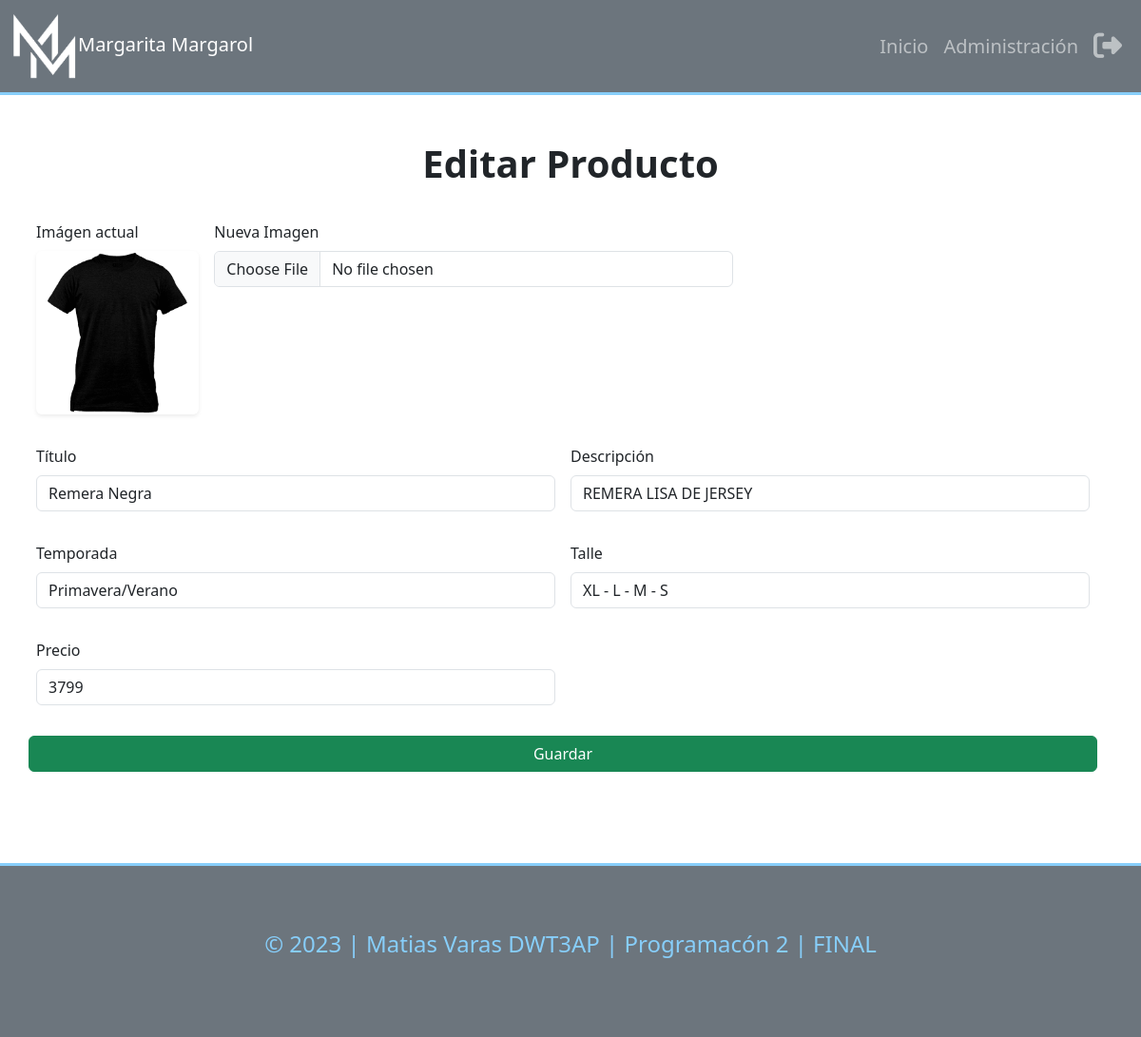
/admin/index.php?sec=edit_producto&id=1 (signed in), run on the app's committed database.
### tables this page shows
CREATE TABLE `producto` (
  `id` int(10) UNSIGNED NOT NULL,
  `titulo` varchar(256) NOT NULL,
  `prenda_id` int(10) UNSIGNED NOT NULL,
  `talle` varchar(256) NOT NULL,
  `temporada_id` int(10) UNSIGNED NOT NULL,
  `material_id` int(10) UNSIGNED NOT NULL,
  `marca_id` int(10) UNSIGNED NOT NULL,
  `descripcion` text NOT NULL,
  `portada` varchar(256) NOT NULL,
  `precio` float(8,2) NOT NULL
);

CREATE TABLE `temporada` (
  `id` int(10) UNSIGNED NOT NULL,
  `nombre` varchar(256) NOT NULL
);

### Clases/Producto.php (called while the page is built, shortened)
<?php
class Producto {
    protected $id;
    protected $titulo;
    protected $talle;
    protected $temporada_id;
    protected $descripcion;
    protected $portada;
    protected $precio;
    public function producto_por_id(int $idProducto) : ? Producto {
        $conexion = (new Conexion())->getConexion();
        $query = "SELECT p.*, GROUP_CONCAT(DISTINCT m.nombre) as materiales, GROUP_CONCAT(DISTINCT ma.nombre) as marcas, GROUP_CONCAT(DISTINCT t.nombre) as temporadas, pr.nombre as prenda_nombre
                  FROM producto p
                  LEFT JOIN material m ON p.material_id = m.id
                  LEFT JOIN marca ma ON p.marca_id = ma.id
                  LEFT JOIN temporada t ON p.temporada_id = t.id
                  LEFT JOIN prenda pr ON p.prenda_id = pr.id
                  WHERE p.id = :idProducto";
        $PDOStatement = $conexion->prepare($query);
        $PDOStatement->setFetchMode(PDO::FETCH_CLASS, self::class);
        $PDOStatement->execute(["idProducto" => $idProducto]);
        $result = $PDOStatement->fetch();
        return $result;
    }
    public function getId() {
        return $this->id;
    }
    public function getPortada() {
        return $this->portada;
    }
    public function getTitulo() {
        return $this->titulo;
    }
    public function getDescripcion() {
        return $this->descripcion;
    }
    public function getTalle() {
        return $this->talle;
    }
    public function getTemporada() {
        $temporada = (new Temporada())->get_por_id($this->temporada_id);
        $nombre = $temporada->getNombre();
        return $nombre;
    }
    public function getPrecio() {
        return $this->precio;
    }
}
?>

### Clases/Temporada.php (called while the page is built, shortened)
<?php
    class Temporada {
        protected $nombre;
    public function get_por_id(int $id) {
        $query = "SELECT * FROM temporada WHERE id = $id";
        $conexion = (new Conexion())->getConexion();
        $PDOStatement = $conexion->prepare($query);
        $PDOStatement->execute();
        $PDOStatement->setFetchMode(PDO::FETCH_CLASS, self::class);
        $resultado = $PDOStatement->fetch();
        return $resultado;
    }
    public function getNombre() {
        return $this->nombre;
    }
};
?>

### admin/Vistas/edit_producto.php (the view, shortened to what this page needs)
<?PHP
$id = $_GET['id'] ?? FALSE;
$producto = (new Producto())->producto_por_id($id);
?>
<div class="row my-5">
    <div class="col">
        <h1 class="text-center mb-1 fw-bold">Editar Producto</h1>
        <div class="row mb-5 d-flex align-items-center">
            <form class="row g-3" action="actions/edit_producto_acc.php?id=<?= $producto->getId() ?>" method="POST" enctype="multipart/form-data">
			<div class="col-md-2 mb-3">
                    <label for="imagen" class="form-label">Imágen actual</label>
                    <img src="../IMG/<?= $producto->getPortada() ?>" alt="Imágen Illustrativa de <?= $producto->getTitulo() ?>" class="img-fluid rounded shadow-sm d-block">
                </div>
				<div class="col-md-4 mb-3 w-50">
                    <label for="portada" class="form-label">Nueva Imagen</label>
                    <input class="form-control" type="file" id="portada" name="portada">
                </div>
                <div class="col-md-6 mb-3">
                    <label for="titulo" class="form-label">Título</label>
                    <input type="text" class="form-control" id="titulo" name="titulo" value="<?= $producto->getTitulo() ?>">
                </div>
				<div class="col-md-6 mb-3">
                    <label for="descripcion" class="form-label">Descripción</label>
                    <input type="text" class="form-control" id="descripcion" name="descripcion" value="<?= $producto->getDescripcion() ?>">
                </div>
                <div class="col-md-6 mb-3">
                    <label for="temporada" class="form-label">Temporada</label>
                    <input type="text" class="form-control" id="temporada" name="temporada" value="<?= $producto->getTemporada() ?>">
                </div>
                <div class="col-md-6 mb-3">
                    <label for="talle" class="form-label">Talle</label>
                    <input type="none" class="form-control" id="talle" name="talle" value="<?= $producto->getTalle() ?>">
                </div>
				<div class="col-md-6 mb-3">
                    <label for="precio" class="form-label">Precio</label>
                    <input type="text" class="form-control" id="precio" name="precio" value="<?= $producto->getPrecio() ?>">
                </div>
                <button type="submit" class="btn btn-success">Guardar</button>
            </form>
        </div>
    </div>
</div>

### CSS/estilos.css (style rules this page uses)
html { font-family: Open Sans, sans-serif; padding: 0; }

### data on the page
producto: portada (picture), titulo "Remera Negra", descripcion "REMERA LISA DE JERSEY", talle "XL - L - M - S", precio "3799"
temporada: temporada "Primavera/Verano"
